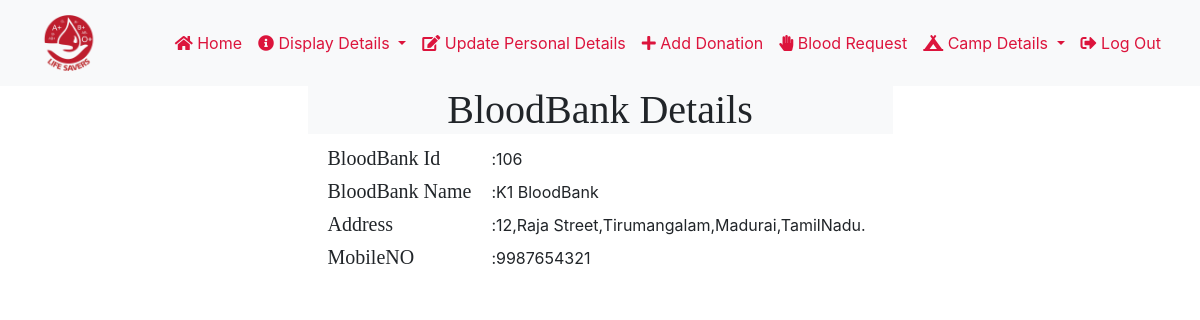
/Bloodbank/profilebb.php?bid=106 (signed in), run on the app's committed database.
### tables this page shows
CREATE TABLE `bloodbank` (
  `bid` int(11) NOT NULL,
  `bname` varchar(50) DEFAULT NULL,
  `doorno` int(11) DEFAULT NULL,
  `streetname` varchar(30) DEFAULT NULL,
  `city` varchar(30) DEFAULT NULL,
  `district` varchar(30) DEFAULT NULL,
  `state` varchar(30) DEFAULT NULL,
  `contact_no` bigint(20) DEFAULT NULL,
  `Opas` int(6) DEFAULT NULL,
  `Oneg` int(6) DEFAULT NULL,
  `Apas` int(6) DEFAULT NULL,
  `Aneg` int(6) DEFAULT NULL,
  `Bpas` int(6) DEFAULT NULL,
  `Bneg` int(6) DEFAULT NULL,
  `ABpas` int(6) DEFAULT NULL,
  `ABneg` int(6) DEFAULT NULL,
  `password` varchar(40) DEFAULT NULL
);

### Bloodbank/profilebb.php (the view, shortened to what this page needs)
<?php
	$bid=$_GET["bid"];
	include 'layout/header.php';
	include 'layout/navbar.php';
?>
	<div class="row">
		<div class="col-sm-3">
		</div>
		<div class="col-sm-6 well">
					<center><h1 class="bg-light" style="float:center;font-family:Times New Roman Matura MT Script Capitals">BloodBank Details</h1></center>
         <center><form method="POST" action="">
			<?php
				$query="select * from bloodbank where bid=$bid";
				$res=mysqli_query($link,$query);
				$result=mysqli_fetch_array($res);
			?>
            <table style="" class="table-responsive">
				<tr>
                <td style="font-family:Times New Roman;font-size:20px; padding:5px 20px;" >BloodBank Id</td>
                <td> : </td>
						<td><?= $result['bid']; ?></td>
              </tr>
              <tr>
                <td style="font-family:Times New RomanTimes New Roman;font-size:20px; padding:5px 20px;" >BloodBank Name </td>
                <td> : </td>
						<td><?= $result['bname']; ?></td>
              </tr>
            <tr>
              <td style="font-family:Times New Roman ;font-size:20px;padding:5px 20px;">Address</td>
              <td> : </td>
              <td><?= $result['doorno']; ?>,<?= $result['streetname']; ?>,<?= $result['city']; ?>,<?= $result['district']; ?>,<?= $result['state']; ?>.</td>
            </tr>
            <tr>
              <td style="font-family:Times New Roman ;font-size:20px;padding:5px 20px;" >MobileNO</td>
              <td> : </td>
              <td><?= $result['contact_no']; ?></td>
            </tr>
        </table>
      </form>
      </center>
		</div>
		<div class="col-sm-3">
		</div>
	</div>
</body>
</html>

### Bloodbank/css/style.css (style rules this page uses)
* { margin:0; padding:0; }

### data on the page
bloodbank: bid "106", bname "K1 BloodBank", doorno "12", streetname "Raja Street", city "Tirumangalam", district "Madurai", state "TamilNadu", contact_no "9987654321"
